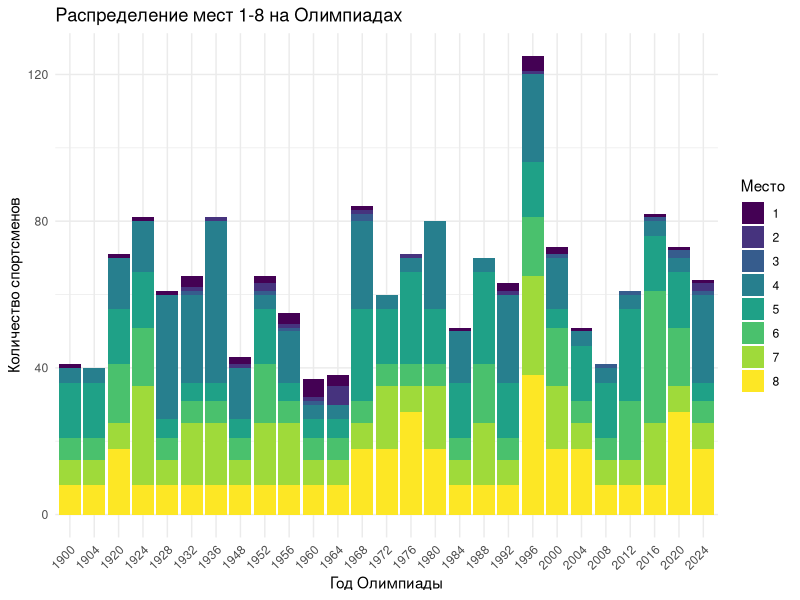
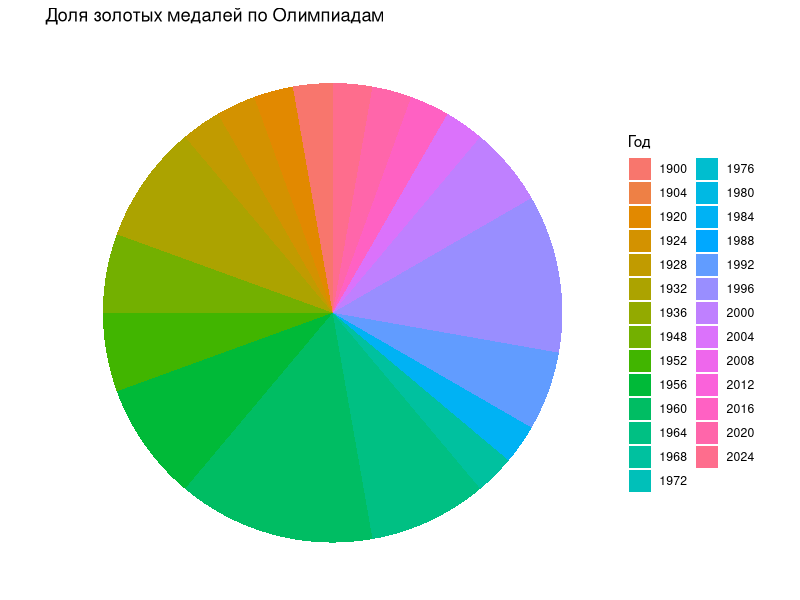
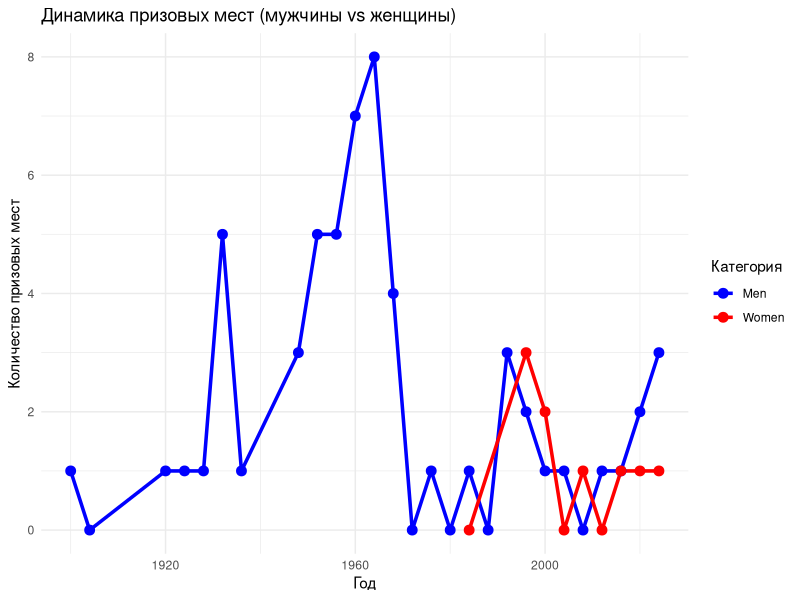
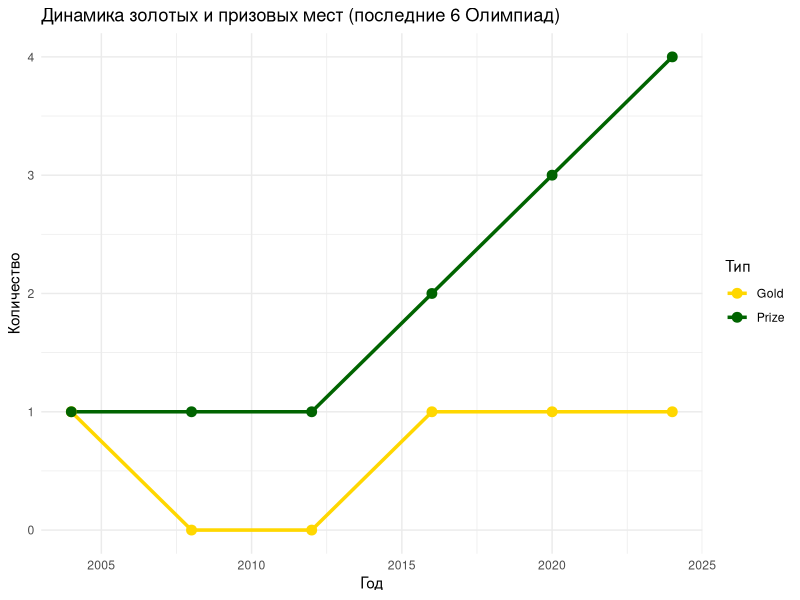
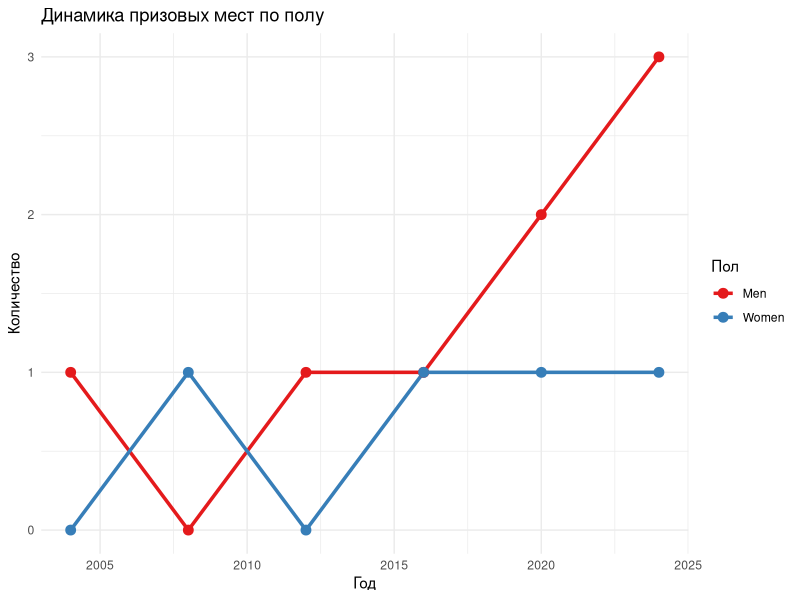

R code for these plots, in order:
library(tidyverse)

# Чтение данных
data <- read.csv("italy.csv", header = TRUE)

# Переименование столбцов
colnames(data) <- c("Year", "City", "Category", "Gold", "Silver", "Bronze", "Total", 
                    "Place4", "Place5", "Place6", "Place7", "Place8")

# Фильтрация данных (категория 'All') - График 1
all_data <- filter(data, Category == "All")

# Преобразование в длинный формат
selected_columns <- select(all_data, Year, Gold, Silver, Bronze, Place4:Place8)
places_long <- pivot_longer(selected_columns, cols = -Year, names_to = "Place", values_to = "Count")
places_long <- mutate(
  places_long,
  Place = factor(
    Place,
    levels = c("Gold", "Silver", "Bronze", "Place4", "Place5", "Place6", "Place7", "Place8"),
    labels = 1:8
  )
)

# График распределения мест
ggplot(places_long, aes(x = factor(Year), y = Count, fill = Place)) +
  geom_col(position = "stack") +
  scale_fill_viridis_d() +
  labs(
    title = "Распределение мест 1-8 на Олимпиадах",
    x = "Год Олимпиады",
    y = "Количество спортсменов",
    fill = "Место"
  ) +
  theme_minimal() +
  theme(axis.text.x = element_text(angle = 45, hjust = 1))

# Круговая диаграмма золотых медалей - График 2
grouped_gold <- group_by(all_data, Year)
gold_sum <- summarise(grouped_gold, Gold = sum(Gold))

ggplot(gold_sum, aes(x = "", y = Gold, fill = factor(Year))) +
  geom_bar(stat = "identity", width = 1) +
  coord_polar("y") +
  labs(title = "Доля золотых медалей по Олимпиадам", fill = "Год") +
  theme_void()

# Фильтрация по полу - График 3
gender_data <- filter(data, Category == "Men" | Category == "Women")
grouped_gender <- group_by(gender_data, Year, Category)
prize_trend <- summarise(grouped_gender, Prize = sum(Gold + Silver + Bronze), .groups = "drop")

ggplot(prize_trend, aes(x = Year, y = Prize, color = Category)) +
  geom_line(size = 1.2) +
  geom_point(size = 3) +
  labs(
    title = "Динамика призовых мест (мужчины vs женщины)",
    x = "Год",
    y = "Количество призовых мест",
    color = "Категория"
  ) +
  scale_color_manual(values = c("Men" = "blue", "Women" = "red")) +
  theme_minimal()

# Фильтрация последних 6 Олимпиад - График 4
last_6_olympics <- filter(all_data, Year >= 2004)
selected_medals <- select(last_6_olympics, Year, Gold, Silver, Bronze)
mutated_medals <- mutate(selected_medals, Prize = Gold + Silver + Bronze)
medals_data <- pivot_longer(mutated_medals, cols = c(Gold, Prize), names_to = "Type", values_to = "Count")

ggplot(medals_data, aes(x = Year, y = Count, color = Type)) +
  geom_line(size = 1.2) +
  geom_point(size = 3) +
  labs(
    title = "Динамика золотых и призовых мест (последние 6 Олимпиад)",
    x = "Год",
    y = "Количество",
    color = "Тип"
  ) +
  scale_color_manual(values = c("Gold" = "gold", "Prize" = "darkgreen")) +
  theme_minimal()

# Анализ по полу - График 5
gender_medals <- filter(data, (Category == "Men" | Category == "Women") & Year >= 2004)
grouped_gender2 <- group_by(gender_medals, Year, Category)
gender_summary <- summarise(
  grouped_gender2,
  Gold = sum(Gold),
  Prize = sum(Gold + Silver + Bronze),
  .groups = "drop"
)

ggplot(gender_summary, aes(x = Year, y = Prize, color = Category)) +
  geom_line(size = 1.2) +
  geom_point(size = 3) +
  labs(
    title = "Динамика призовых мест по полу",
    x = "Год",
    y = "Количество",
    color = "Пол"
  ) +
  scale_color_brewer(palette = "Set1") +
  theme_minimal()



install.packages("tidyverse")

install.packages(c("dplyr", "ggplot2", "tidyr"))